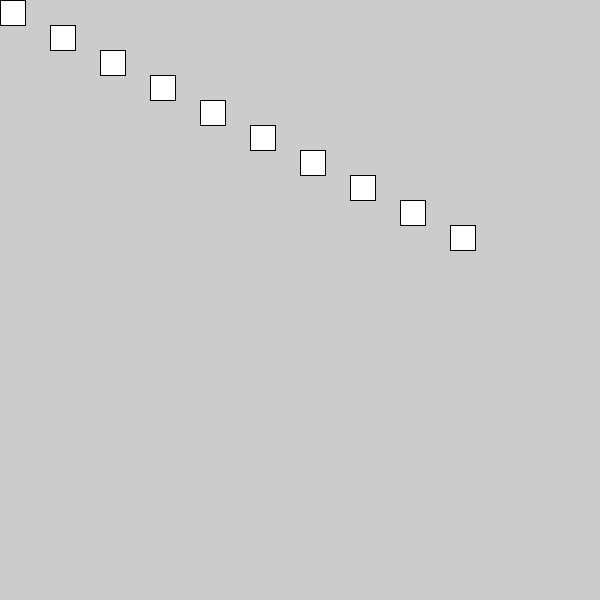
Frame 1 (no input)
Frame 60 (the mouse pressed at the canvas centre just before this capture): identical to frame 1, image omitted
Frame 120 (the mouse held since frame 60 and released just before this capture): identical to frame 1, image omitted

The Processing sketch that drew this single still picture (run headless with seeded random() and noise(); from frame 60 on, the mouse is pressed at the canvas centre):

// Processing sketch: midterm_04_design_errors
// ── midterm_04_design_errors.pde
// QUESTION 4 -
// this is currently drawing an angled line of rectangles - it should draw a square grid.

void setup() {
  size(600, 600);
}

void draw() {
  for (int i = 0; i < 10; i++) {
    for (int j = 0; j < 10; j++) {
      rect(i * 50, i * 25, 25, 25);
    }
  }
}
